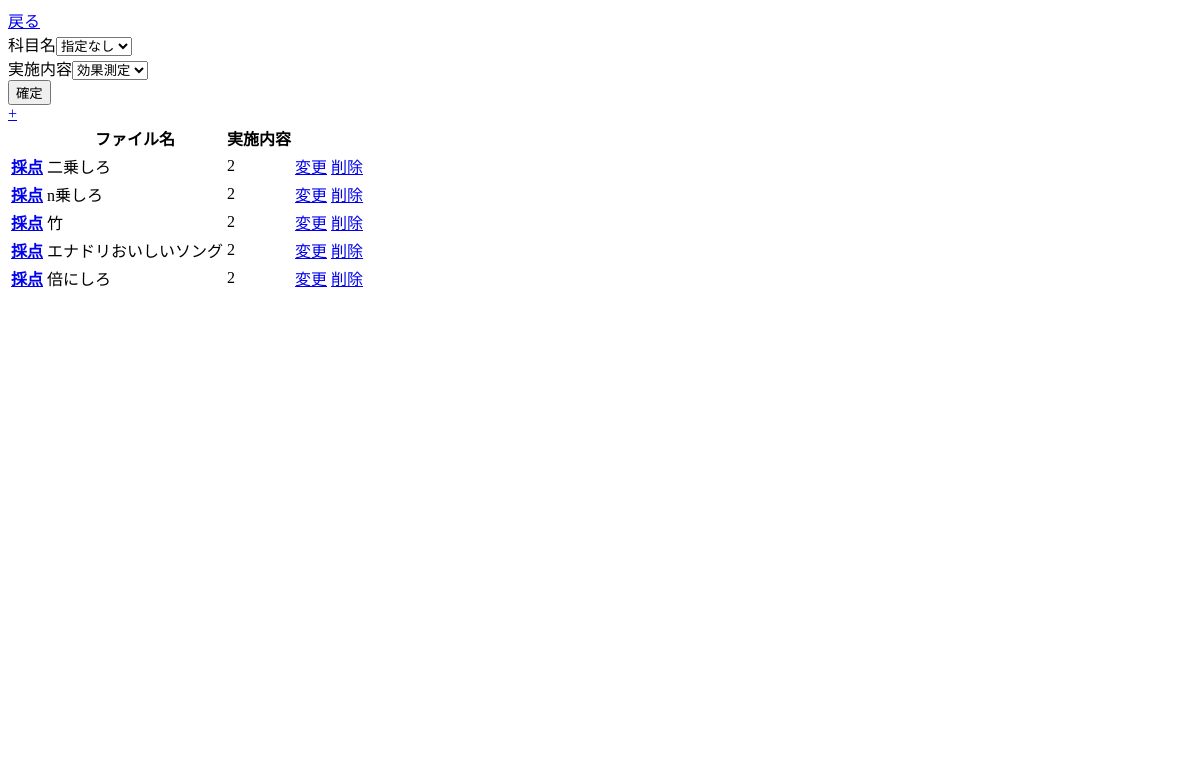
/teacher/teisyutsu/ (signed in), run on the app's committed database.
### teacher_teisyutsu/models.py (models this page shows)
class Submission(db.Model):
    __tablename__ = "submission"
    submission_id = db.Column(db.Integer, primary_key=True)
    submission_name = db.Column(db.String)
    subject_id = db.Column(db.Integer)
    class_num = db.Column(db.String)
    submission_type = db.Column(db.Integer)
    submission_rimit = db.Column(db.DateTime)
    scoring_type = db.Column(db.Integer)
    question = db.Column(db.String)
    testcase = db.Column(db.String)

### teacher_teisyutsu/views.py (the view, shortened to what this page needs)
@teisyutsu.route("/", methods=["GET", "POST"])
@login_required
def t_teisyutsu():
    if len(current_user.id) != 6:
        return render_template("teacher/gohb.html")
    form = SubmissionForms()
    course =db.session.query(ClassNum).filter_by(class_num=current_user.class_num).first()
    subjects = db.session.query(Subject, CourseSubject).join(CourseSubject, CourseSubject.subject_id==Subject.subject_id).filter_by(course_id=course.course_id).all()
    form.subject.choices=[(0, "指定なし")]+[(s.Subject.subject_id, s.Subject.subject_name)for s in subjects]
    submissions = db.session.query(Submission, Subject).join(Submission,Submission.subject_id==Subject.subject_id).filter_by(class_num = current_user.class_num).all()
    return render_template("teacher_teisyutsu/admin.html", submissions=submissions, form=form)

### teacher_teisyutsu/forms.py
class SubmissionForms(FlaskForm): #ユーザー新規作成とユーザー編集用のクラスを作成(forms.pyではとりあえずFlaskFormを継承しておく)
    subject = SelectField(
        "科目名", # フォームに表示される文字を指定
        validators=[
            DataRequired(message="入力は必須です。"),  # 入力必須の設定
        ],
    )
    type = SelectField(
        "実施内容", # フォームに表示される文字を指定
        choices=[(1, "効果測定"), (2, "演習問題")],
        coerce=int
    )
    submit = SubmitField("確定") # フォームの送信ボタンを作成

### auth/models.py (called while the page is built)
@login_manager.user_loader
def load_user(id):
    if len(id) == 6:
        return Teacher.query.get(id)
    else:
        return Student.query.get(id)

### teacher_teisyutsu/templates/teacher_teisyutsu/admin.html (shortened to what this page needs)
{% extends "teacher/base.html" %}
{% block modorulink %}<a href="{{ url_for('teacher.menu.t_menu') }}">戻る</a>{% endblock %}
{% block content %}
<div>
    <form action="{{ url_for('teacher.teisyutsu.t_teisyutsu') }}" method="POST">
    {{ form.subject.label }}{{ form.subject }}
    <br>
    {{ form.type.label }}{{ form.type }}
    <br>
    {{ form.submit }}
    </form>
</div>
<div>
    <a href="{{ url_for('teacher.teisyutsu.t_teisyutsu_add') }}">+</a>
    <table>
        <tr><th></th><th>ファイル名</th><th>実施内容</th><th></th><th></th></tr>
        {% for sub in submissions %}
        <tr>
            <th><a href="{{ url_for('teacher.saiten.t_saiten', submission_id=sub.Submission.submission_id) }}">採点</a></th>
            <td>{{ sub.Submission.submission_name}}</td>
            <td>{{ sub.Submission.submission_type}}</td>
            <td><a href="{{ url_for('teacher.teisyutsu.t_teisyutsu_edit', submission_id=sub.Submission.submission_id) }}">変更</a></td>
            <td><a href="{{ url_for('teacher.teisyutsu.t_teisyutsu_delete', submission_id=sub.Submission.submission_id) }}">削除</a></td>
        </tr>
        {% endfor %}
    </table>
</div>
{% endblock %}

### data on the page
Submission: Submission.submission_name "二乗しろ", Submission.submission_type "2"
Submission: Submission.submission_name "n乗しろ", Submission.submission_type "2"
Submission: Submission.submission_name "竹", Submission.submission_type "2"
Submission: Submission.submission_name "エナドリおいしいソング", Submission.submission_type "2"
Submission: Submission.submission_name "倍にしろ", Submission.submission_type "2"
